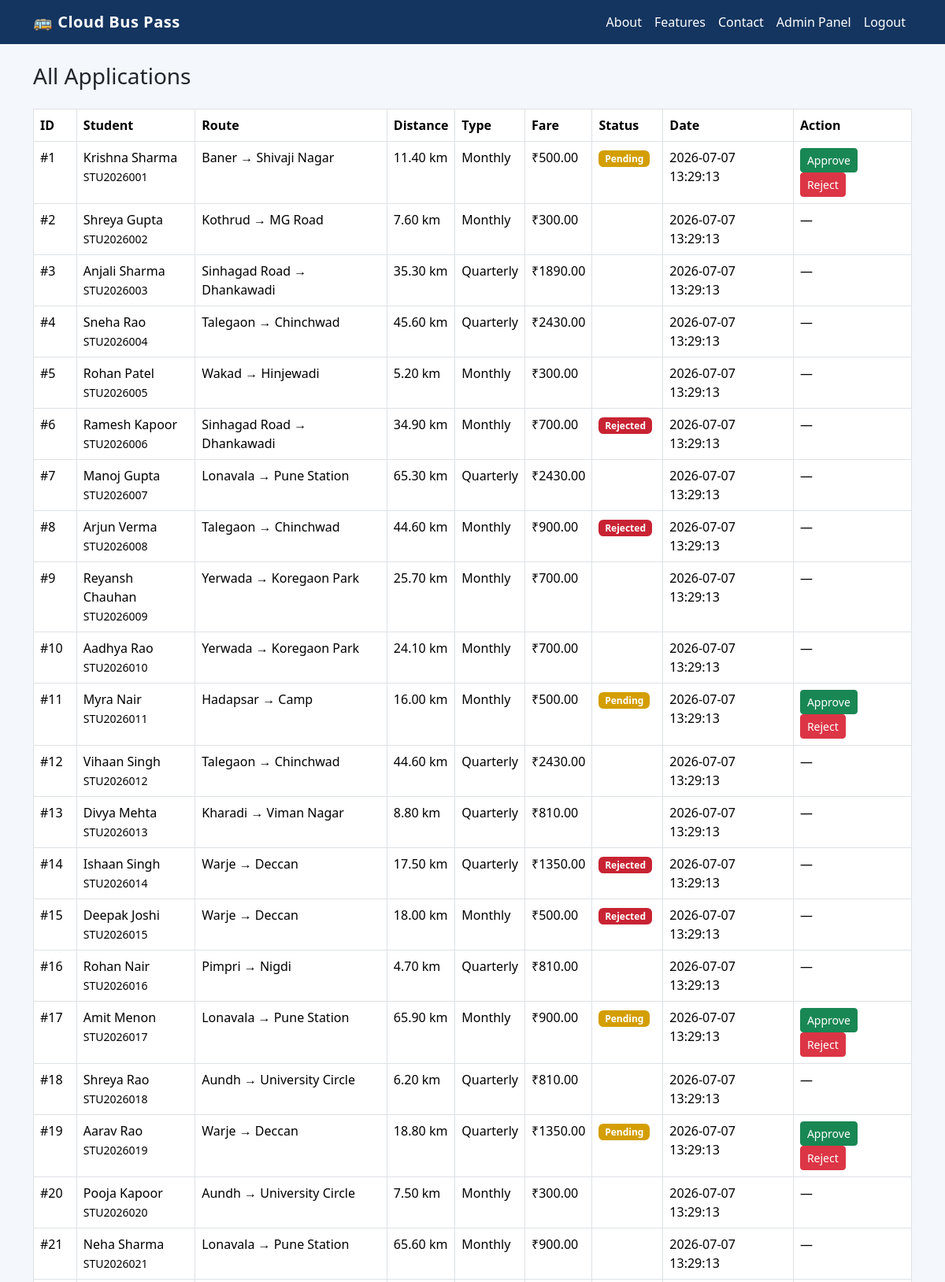
Page /admin/applications.php (signed in, upper part) on the committed database.
### tables this page shows
CREATE TABLE application (
    application_id INT AUTO_INCREMENT PRIMARY KEY,
    student_id VARCHAR(20) NOT NULL,
    name VARCHAR(100) NOT NULL,
    email VARCHAR(100) NOT NULL,
    phone VARCHAR(15) NOT NULL,
    boarding_point VARCHAR(100) NOT NULL,
    destination VARCHAR(100) NOT NULL,
    distance_km DECIMAL(5,2) NOT NULL,
    pass_type ENUM('Monthly','Quarterly') NOT NULL,
    fare DECIMAL(8,2) NOT NULL,
    status ENUM('Pending','Approved','Rejected') DEFAULT 'Pending',
    applied_date TIMESTAMP DEFAULT CURRENT_TIMESTAMP,
    FOREIGN KEY (student_id) REFERENCES student(student_id) ON DELETE CASCADE,
    INDEX idx_status (status)
);

### admin/applications.php (the view, shortened to what this page needs)
<?php
require '../includes/db.php';
$applications = $pdo->query("SELECT * FROM application ORDER BY applied_date DESC")->fetchAll();
$basePath = "../";
include '../includes/header.php';
?>
<div class="container py-4">
  <h3 class="mb-4">All Applications</h3>
  <div class="table-responsive">
    <table class="table table-modern table-bordered bg-white">
      <thead>
        <tr>
          <th>ID</th><th>Student</th><th>Route</th><th>Distance</th><th>Type</th><th>Fare</th><th>Status</th><th>Date</th><th>Action</th>
        </tr>
      </thead>
      <tbody>
        <?php foreach ($applications as $app): ?>
        <tr>
          <td>#<?php echo $app['application_id']; ?></td>
          <td><?php echo htmlspecialchars($app['name']); ?><br><small><?php echo htmlspecialchars($app['student_id']); ?></small></td>
          <td><?php echo htmlspecialchars($app['boarding_point'] . ' → ' . $app['destination']); ?></td>
          <td><?php echo htmlspecialchars($app['distance_km']); ?> km</td>
          <td><?php echo htmlspecialchars($app['pass_type']); ?></td>
          <td>₹<?php echo htmlspecialchars($app['fare']); ?></td>
          <td><span class="badge status-<?php echo htmlspecialchars($app['status']); ?>"><?php echo htmlspecialchars($app['status']); ?></span></td>
          <td><?php echo htmlspecialchars($app['applied_date']); ?></td>
          <td>
            <?php if ($app['status'] === 'Pending'): ?>
              <a href="approve_reject.php?id=<?php echo $app['application_id']; ?>&action=approve" class="btn btn-sm btn-success" onclick="return confirm('Approve this application?')">Approve</a>
              <a href="approve_reject.php?id=<?php echo $app['application_id']; ?>&action=reject" class="btn btn-sm btn-danger" onclick="return confirm('Reject this application?')">Reject</a>
            <?php else: ?>
              &mdash;
            <?php endif; ?>
          </td>
        </tr>
        <?php endforeach; ?>
      </tbody>
    </table>
  </div>
</div>
<?php include '../includes/footer.php'; ?>

### includes/header.php (shortened to what this page needs)
<!DOCTYPE html>
<html lang="en">
<head>
<link href="https://cdn.jsdelivr.net/npm/bootstrap@5.3.3/dist/css/bootstrap.min.css" rel="stylesheet">
<link href="https://cdn.jsdelivr.net/npm/bootstrap-icons@1.11.3/font/bootstrap-icons.css" rel="stylesheet">
<link href="<?php echo isset($basePath) ? $basePath : ''; ?>assets/css/style.css" rel="stylesheet">
</head>
<body>
<nav class="navbar navbar-expand-lg navbar-custom">
  <div class="container">
    <a class="navbar-brand" href="<?php echo isset($basePath) ? $basePath : ''; ?>index.php">🚌 Cloud Bus Pass</a>
    <div class="collapse navbar-collapse" id="navMenu">
      <ul class="navbar-nav ms-auto">
        <li class="nav-item"><a class="nav-link" href="<?php echo isset($basePath) ? $basePath : ''; ?>index.php#about">About</a></li>
        <li class="nav-item"><a class="nav-link" href="<?php echo isset($basePath) ? $basePath : ''; ?>index.php#features">Features</a></li>
        <li class="nav-item"><a class="nav-link" href="<?php echo isset($basePath) ? $basePath : ''; ?>index.php#contact">Contact</a></li>
        <?php if (isset($_SESSION['student_id'])): ?>
          <li class="nav-item"><a class="nav-link" href="<?php echo isset($basePath) ? $basePath : ''; ?>student/dashboard.php">Dashboard</a></li>
          <li class="nav-item"><a class="nav-link" href="<?php echo isset($basePath) ? $basePath : ''; ?>logout.php">Logout</a></li>
        <?php elseif (isset($_SESSION['admin_id'])): ?>
          <li class="nav-item"><a class="nav-link" href="<?php echo isset($basePath) ? $basePath : ''; ?>admin/dashboard.php">Admin Panel</a></li>
          <li class="nav-item"><a class="nav-link" href="<?php echo isset($basePath) ? $basePath : ''; ?>logout.php">Logout</a></li>
        <?php else: ?>
          <li class="nav-item"><a class="nav-link" href="<?php echo isset($basePath) ? $basePath : ''; ?>login.php">Login</a></li>
          <li class="nav-item"><a class="nav-link btn btn-accent text-white ms-2 px-3" href="<?php echo isset($basePath) ? $basePath : ''; ?>register.php">Register</a></li>
        <?php endif; ?>
      </ul>
    </div>
  </div>
</nav>

### includes/footer.php (shortened to what this page needs)
</body>
</html>

### assets/css/style.css (style rules this page uses)
:root { --primary: #1e4d8b; --primary-dark: #143560; --accent: #f5a623; --light-bg: #f4f7fb; }
body { background-color: var(--light-bg); font-family: 'Segoe UI', Roboto, Arial, sans-serif; }
.navbar-brand { font-weight: 700; letter-spacing: 0.5px; }
.navbar-custom { background-color: var(--primary-dark); }
.navbar-custom .nav-link, .navbar-custom .navbar-brand { color: #ffffff !important; }
.status-badge-Pending, .status-Pending { background-color: #d39e00; }
.status-badge-Rejected, .status-Rejected, .status-Cancelled { background-color: #c82333; }
table.table-modern thead { background-color: var(--primary-dark); color: #fff; }

### rows in the picture
application: application_id "1", name "Krishna Sharma", student "STU2026001", boarding_point+destination "Baner → Shivaji Nagar", distance_km "11.40", pass_type "Monthly", fare "500.00", status "Pending", applied_date "2026-07-07 13:29:13"
application: application_id "2", name "Shreya Gupta", student "STU2026002", boarding_point+destination "Kothrud → MG Road", distance_km "7.60", pass_type "Monthly", fare "300.00", applied_date "2026-07-07 13:29:13"
application: application_id "3", name "Anjali Sharma", student "STU2026003", boarding_point+destination "Sinhagad Road → Dhankawadi", distance_km "35.30", pass_type "Quarterly", fare "1890.00", applied_date "2026-07-07 13:29:13"
application: application_id "4", name "Sneha Rao", student "STU2026004", boarding_point+destination "Talegaon → Chinchwad", distance_km "45.60", pass_type "Quarterly", fare "2430.00", applied_date "2026-07-07 13:29:13"
application: application_id "5", name "Rohan Patel", student "STU2026005", boarding_point+destination "Wakad → Hinjewadi", distance_km "5.20", pass_type "Monthly", fare "300.00", applied_date "2026-07-07 13:29:13"
application: application_id "6", name "Ramesh Kapoor", student "STU2026006", boarding_point+destination "Sinhagad Road → Dhankawadi", distance_km "34.90", pass_type "Monthly", fare "700.00", status "Rejected", applied_date "2026-07-07 13:29:13"
application: application_id "7", name "Manoj Gupta", student "STU2026007", boarding_point+destination "Lonavala → Pune Station", distance_km "65.30", pass_type "Quarterly", fare "2430.00", applied_date "2026-07-07 13:29:13"
application: application_id "8", name "Arjun Verma", student "STU2026008", boarding_point+destination "Talegaon → Chinchwad", distance_km "44.60", pass_type "Monthly", fare "900.00", status "Rejected", applied_date "2026-07-07 13:29:13"
application: application_id "9", name "Reyansh Chauhan", student "STU2026009", boarding_point+destination "Yerwada → Koregaon Park", distance_km "25.70", pass_type "Monthly", fare "700.00", applied_date "2026-07-07 13:29:13"
application: application_id "10", name "Aadhya Rao", student "STU2026010", boarding_point+destination "Yerwada → Koregaon Park", distance_km "24.10", pass_type "Monthly", fare "700.00", applied_date "2026-07-07 13:29:13"
application: application_id "11", name "Myra Nair", student "STU2026011", boarding_point+destination "Hadapsar → Camp", distance_km "16.00", pass_type "Monthly", fare "500.00", status "Pending", applied_date "2026-07-07 13:29:13"
application: application_id "12", name "Vihaan Singh", student "STU2026012", boarding_point+destination "Talegaon → Chinchwad", distance_km "44.60", pass_type "Quarterly", fare "2430.00", applied_date "2026-07-07 13:29:13"
application: application_id "13", name "Divya Mehta", student "STU2026013", boarding_point+destination "Kharadi → Viman Nagar", distance_km "8.80", pass_type "Quarterly", fare "810.00", applied_date "2026-07-07 13:29:13"
application: application_id "14", name "Ishaan Singh", student "STU2026014", boarding_point+destination "Warje → Deccan", distance_km "17.50", pass_type "Quarterly", fare "1350.00", status "Rejected", applied_date "2026-07-07 13:29:13"
application: application_id "15", name "Deepak Joshi", student "STU2026015", boarding_point+destination "Warje → Deccan", distance_km "18.00", pass_type "Monthly", fare "500.00", status "Rejected", applied_date "2026-07-07 13:29:13"
application: application_id "16", name "Rohan Nair", student "STU2026016", boarding_point+destination "Pimpri → Nigdi", distance_km "4.70", pass_type "Quarterly", fare "810.00", applied_date "2026-07-07 13:29:13"
application: application_id "17", name "Amit Menon", student "STU2026017", boarding_point+destination "Lonavala → Pune Station", distance_km "65.90", pass_type "Monthly", fare "900.00", status "Pending", applied_date "2026-07-07 13:29:13"
application: application_id "18", name "Shreya Rao", student "STU2026018", boarding_point+destination "Aundh → University Circle", distance_km "6.20", pass_type "Quarterly", fare "810.00", applied_date "2026-07-07 13:29:13"
application: application_id "19", name "Aarav Rao", student "STU2026019", boarding_point+destination "Warje → Deccan", distance_km "18.80", pass_type "Quarterly", fare "1350.00", status "Pending", applied_date "2026-07-07 13:29:13"
application: application_id "20", name "Pooja Kapoor", student "STU2026020", boarding_point+destination "Aundh → University Circle", distance_km "7.50", pass_type "Monthly", fare "300.00", applied_date "2026-07-07 13:29:13"
application: application_id "21", name "Neha Sharma", student "STU2026021", boarding_point+destination "Lonavala → Pune Station", distance_km "65.60", pass_type "Monthly", fare "900.00", applied_date "2026-07-07 13:29:13"
